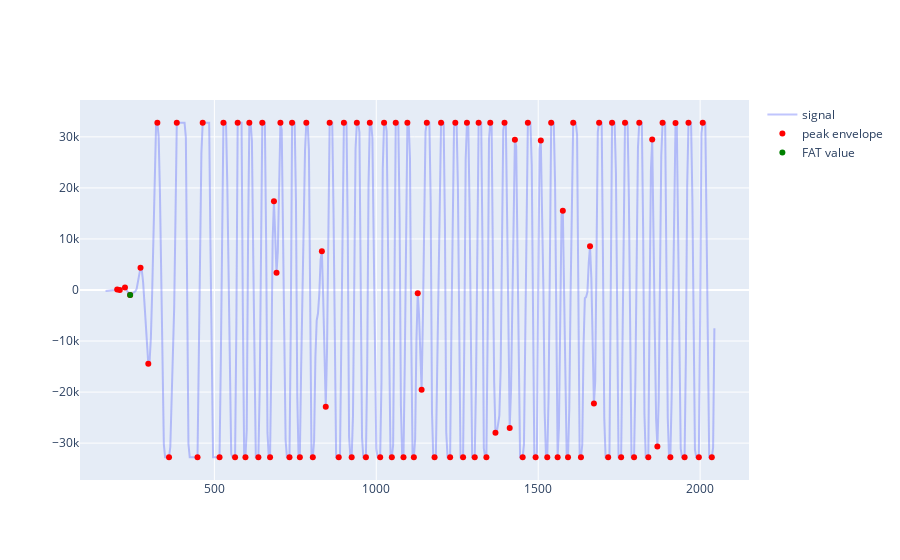

Source (notebook cell):
### Code cell
# find the inflextion point

# row = np.random.randint(data.shape[0])
row = data[data["Depth"]==8.68].index[0]

values = data.iloc[row, 1:]
depth = data.iloc[row,0]
print("row number:",row)
print("depth:",depth)

df = pd.DataFrame({"value": values,                      
                   "bdiff": values.diff(1),
                   "fdiff": values.diff(-1)
                  })

df = df.reset_index()
df.rename(columns={"index":"Time"}, inplace=True)
df["Time"] = df["Time"].astype(int)
df = df.sort_values(by="Time")

## identify peak
df["peak"] = ((df["bdiff"]>0) & (df["fdiff"]>=0)) | ((df["bdiff"]<=0) & (df["fdiff"]<0))
df["abs"] = np.abs(df["value"])

scaler = MinMaxScaler()
df["norm_values"] = scaler.fit_transform(df["abs"].values.reshape(-1,1))

df_peaks = df[df["peak"]].reset_index().drop("index", axis=1).copy()

df_results = df_peaks[(df_peaks["norm_values"]>0.02) & (df_peaks["value"]<0)].head()

second_peak = df_results.iloc[0,0:2]
peak2_index = df_peaks[df_peaks["Time"]==second_peak[0]].index[0]

if peak2_index == 0:
    second_peak = df_results.iloc[1,0:2]
    peak2_index = df_peaks[df_peaks["Time"]==second_peak[0]].index[0]
    
first_peak = df_peaks.iloc[peak2_index-1,:2]
third_peak = df_peaks.iloc[peak2_index+1,:2]


fig = plot_graph(df,df_peaks, FAT_value=second_peak)
fig.show()

print(df_results.head())

results = np.hstack((first_peak, second_peak, third_peak))
columns = ["ArrivalTime1(µs)", "Amplitude1(float)", "ArrivalTime2(µs)", "Amplitude2(float)", "ArrivalTime3(µs)", "Amplitude3(float)"]
x = pd.DataFrame([pd.Series(results)])
x.columns = columns
x

# df_results.head()

### Figure 1 — Plotly figure (JSON) as saved in the notebook; plotly's stock layout.template omitted (floating-point values rounded to 4 significant figures; data arrays with more than 128 entries replaced by an {"elided": "..."} marker saying what was removed)
{"data": [{"mode": "lines", "name": "signal", "opacity": 0.4, "type": "scatter", "x": {"elided": "471 int values"}, "y": {"elided": "471 int values"}}, {"marker": {"color": "red"}, "mode": "markers", "name": "peak envelope", "type": "scatter", "x": [200, 208, 224, 240, 272, 296, 324, 360, 384, 448, 464, 516, 528, 564, 572, 596, 608, 636, 648, 672, 684, 692, 704, 732, 740, 764, 784, 804, 832, 844, 856, 884, 900, 924, 940, 968, 980, 1012, 1024, 1048, 1060, 1084, 1096, 1116, 1128, 1140, 1156, 1180, 1200, 1228, 1244, 1268, 1280, 1304, 1316, 1340, 1352, 1368, 1396, 1412, 1428, 1452, 1468, 1492, 1508, 1528, 1540, 1560, 1576, 1592, 1608, 1632, 1660, 1672, 1688, 1716, 1728, 1756, 1768, 1796, 1812, 1840, 1852, 1868, 1884, 1908, 1924, 1952, 1964, 1996, 2008, 2036], "y": [93, 17, 468, -981, 4379, -14462, 32767, -32768, 32767, -32768, 32767, -32768, 32767, -32768, 32767, -32768, 32767, -32768, 32767, -32768, 17375, 3380, 32767, -32768, 32767, -32768, 32767, -32768, 7573, -22890, 32767, -32768, 32767, -32768, 32767, -32768, 32767, -32768, 32767, -32768, 32767, -32768, 32767, -32768, -621, -19547, 32767, -32768, 32767, -32768, 32767, -32768, 32767, -32768, 32767, -32768, 32767, -27984, 32767, -27044, 29445, -32768, 32767, -32768, 29289, -32768, 32767, -32768, 15539, -32768, 32767, -32768, 8558, -22255, 32767, -32768, 32767, -32768, 32767, -32768, 32767, -32768, 29482, -30668, 32767, -32768, 32729, -32768, 32767, -32768, 32767, -32768]}, {"marker": {"color": "green"}, "mode": "markers", "name": "FAT value", "type": "scatter", "x": [240], "y": [-981]}], "layout": {}}
